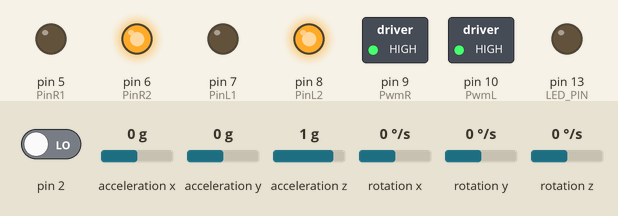
This sketch was run on a simulated Arduino Uno, built with avr-gcc and run on an emulated ATmega328P. Parts: switched loads named in the sketch (green lamp = pin HIGH), output pins drawn as LEDs (lit = HIGH). Inputs (shaded band) come from the test bench; at power-on: acceleration y 0 g, acceleration z 1 g, pin 2 LOW, acceleration x 0 g, rotation x 0 °/s, rotation y 0 °/s, rotation z 0 °/s. The sensor or clock chip raises its interrupt line as the real part does; what the sketch prints to the serial monitor is not drawn.

Above: at 1.7 s.
1.8 s: acceleration y set to 0.8 g
At 2.5 s:
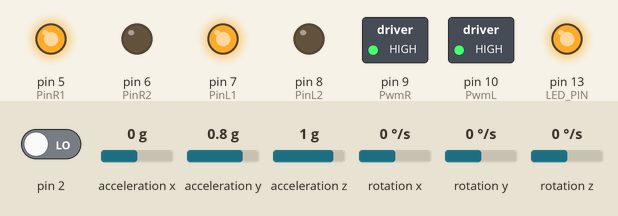
3.3 s: acceleration y set to 0 g
At 3.7 s:
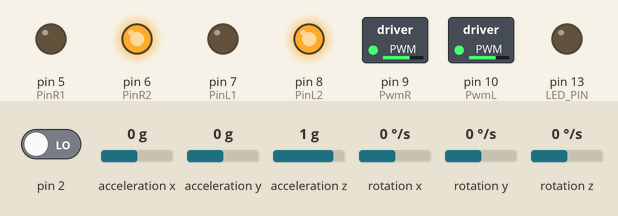
5.2 s: acceleration z set to 0.1 g
6.7 s: acceleration z set to -0.2 g
At 7.4 s:
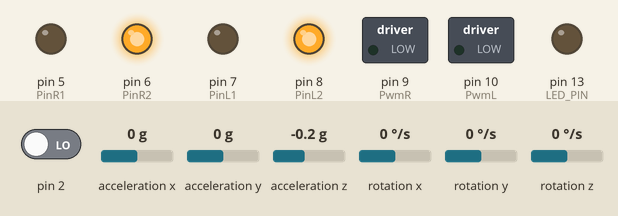
8.2 s: acceleration y set to -1.4 g
At 9.5 s:
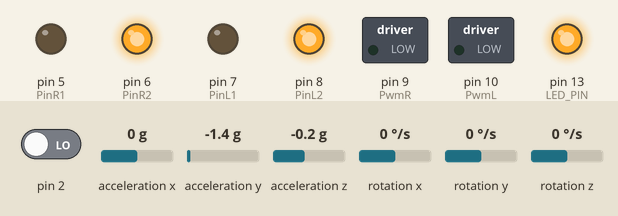
11.2 s: acceleration y set to -0.1 g
12.9 s: acceleration y set to 0.2 g
At 15.2 s:
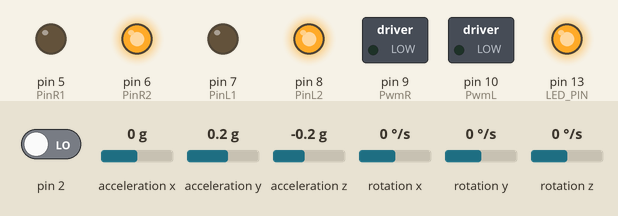
Timing chart, 0 to 16.2 s (numbered marks = the images above; inputs shaded):
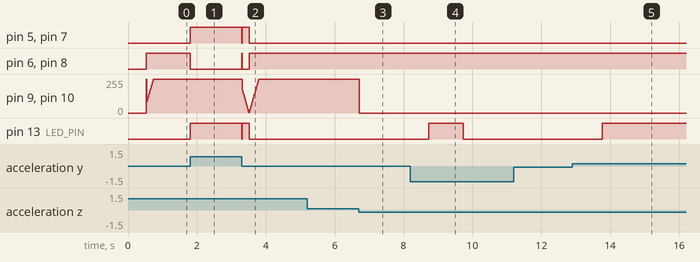

The sketch:

Balancebot.ino
```cpp
#include "I2Cdev.h"

#include "MPU6050_6Axis_MotionApps20.h"

#if I2CDEV_IMPLEMENTATION == I2CDEV_ARDUINO_WIRE
    #include "Wire.h"
#endif


MPU6050 mpu;

#define OUTPUT_READABLE_YAWPITCHROLL

#define LED_PIN 13
bool blinkState = false;

// MPU control/status vars
bool dmpReady = false;  // set true if DMP init was successful
uint8_t mpuIntStatus;   // holds actual interrupt status byte from MPU
uint8_t devStatus;      // return status after each device operation (0 = success, !0 = error)
uint16_t packetSize;    // expected DMP packet size (default is 42 bytes)
uint16_t fifoCount;     // count of all bytes currently in FIFO
uint8_t fifoBuffer[64]; // FIFO storage buffer

// orientation/motion vars
Quaternion q;           // [w, x, y, z]         quaternion container
VectorInt16 aa;         // [x, y, z]            accel sensor measurements
VectorInt16 aaReal;     // [x, y, z]            gravity-free accel sensor measurements
VectorInt16 aaWorld;    // [x, y, z]            world-frame accel sensor measurements
VectorFloat gravity;    // [x, y, z]            gravity vector
float euler[3];         // [psi, theta, phi]    Euler angle container
float ypr[3];           // [yaw, pitch, roll]   yaw/pitch/roll container and gravity vector

// packet structure for InvenSense teapot demo
uint8_t teapotPacket[14] = { '$', 0x02, 0,0, 0,0, 0,0, 0,0, 0x00, 0x00, '\r', '\n' };
//*************************************************************************************************************************************************************************
//                                                 Variables

float OldP = 0;         // Previous value used to calculate change in P //  DELTA P
float P = 0;            //  Proportional component
float I = 0;            //  Integral        just the sum of P over time
float OldI = 0;         //  previous value of I for calculation of Delta I
float D = 0;            //  Differential       D = P - OldP
float bp = -60;         // balance point
float pwm = 0;          // value of Pulse Width Modulation  to ENA ENB
long a = 0;             // L298N to IN 1 to 4
long b = 0;             //
const int PinR1 = 5;    //  arduino  pin 5 to l298  pin IN4
const int PinR2 = 6;    //  arduino  pin 6 to l298  pin IN3
const int PinL1 = 7;    //  arduino  pin 7 to l298  pin IN1
const int PinL2 = 8;    //  arduino  pin 8 to l298  pin IN2
const int PwmR  = 9;    //  arduino  pin 9 to l298  pin ENB
const int PwmL  = 10;   //  arduino  pin 10 to l298  pin ENA
//****************************************************************************************************************************************************


// ================================================================
// ===               INTERRUPT DETECTION ROUTINE                ===
// ================================================================

volatile bool mpuInterrupt = false;     // indicates whether MPU interrupt pin has gone high
void dmpDataReady() {
    mpuInterrupt = true;
}


// ================================================================
// ===                      INITIAL SETUP                       ===
// ================================================================

void setup() {
//*********************************************************************************************************************************************************
// arduino to l298 pins hopefully self explanatory
      pinMode(PinR1,OUTPUT);
      pinMode(PinR2,OUTPUT);
      pinMode(PinL1,OUTPUT);
      pinMode(PinL2,OUTPUT);
//**********************************************************************************************************************************************************
    // join I2C bus (I2Cdev library doesn't do this automatically)
    #if I2CDEV_IMPLEMENTATION == I2CDEV_ARDUINO_WIRE
        Wire.begin();
        TWBR = 24; // 400kHz I2C clock (200kHz if CPU is 8MHz)
    #elif I2CDEV_IMPLEMENTATION == I2CDEV_BUILTIN_FASTWIRE
        Fastwire::setup(400, true);
    #endif

    // initialize serial communication
    Serial.begin(57600);
    while (!Serial); //

    // initialize device
    Serial.println(F("Initializing I2C devices..."));
    mpu.initialize();

    // verify connection
    Serial.println(F("Testing device connections..."));
    Serial.println(mpu.testConnection() ? F("MPU6050 connection successful") : F("MPU6050 connection failed"));


// load and configure the DMP
    Serial.println(F("Initializing DMP..."));
    devStatus = mpu.dmpInitialize();

    // supply your own gyro offsets here, scaled for min sensitivity
 //****************************************************************************************************************************************
 //  use calibration program to get your own values
    mpu.setXGyroOffset(44);//(220);
    mpu.setYGyroOffset(-21);//(76);
    mpu.setZGyroOffset(-30);//(-85);
    mpu.setXAccelOffset(-1875);//(1788); // 1688 factory default for my test chip
    mpu.setYAccelOffset(-1426);
    mpu.setZAccelOffset(2215);
 //****************************************************************************************************************************************
    // make sure it worked (returns 0 if so)
    if (devStatus == 0) {
        // turn on the DMP, now that it's ready
        Serial.println(F("Enabling DMP..."));
        mpu.setDMPEnabled(true);

        // enable Arduino interrupt detection
        Serial.println(F("Enabling interrupt detection (Arduino external interrupt 0)..."));
        attachInterrupt(0, dmpDataReady, RISING);
        mpuIntStatus = mpu.getIntStatus();

        // set our DMP Ready flag so the main loop() function knows it's okay to use it
        Serial.println(F("DMP ready! Waiting for first interrupt..."));
        dmpReady = true;

        // get expected DMP packet size for later comparison
        packetSize = mpu.dmpGetFIFOPacketSize();
    } else {
        // ERROR!
        // 1 = initial memory load failed
        // 2 = DMP configuration updates failed
        // (if it's going to break, usually the code will be 1)
        Serial.print(F("DMP Initialization failed (code "));
        Serial.print(devStatus);
        Serial.println(F(")"));
    }

    // configure LED for output
    pinMode(LED_PIN, OUTPUT);

}


// ================================================================
// ===                    MAIN PROGRAM LOOP                     ===
// ================================================================

void loop() {
    // if programming failed, don't try to do anything
    if (!dmpReady) return;

    // wait for MPU interrupt or extra packet(s) available
    while (!mpuInterrupt && fifoCount < packetSize) {
        // other program behavior stuff here


     }

    // reset interrupt flag and get INT_STATUS byte
    mpuInterrupt = false;
    mpuIntStatus = mpu.getIntStatus();

    // get current FIFO count
    fifoCount = mpu.getFIFOCount();

    // check for overflow (this should never happen unless our code is too inefficient)
    if ((mpuIntStatus & 0x10) || fifoCount == 1024) {
        // reset so we can continue cleanly
        mpu.resetFIFO();
        Serial.println(F("FIFO overflow!"));

    // otherwise, check for DMP data ready interrupt (this should happen frequently)
    } else if (mpuIntStatus & 0x02) {
        // wait for correct available data length, should be a VERY short wait
        while (fifoCount < packetSize) fifoCount = mpu.getFIFOCount();

        // read a packet from FIFO
        mpu.getFIFOBytes(fifoBuffer, packetSize);

        // track FIFO count here in case there is > 1 packet available
        // (this lets us immediately read more without waiting for an interrupt)
        fifoCount -= packetSize;

        #ifdef OUTPUT_READABLE_YAWPITCHROLL
          // display Euler angles in degrees
          mpu.dmpGetQuaternion(&q, fifoBuffer);
          mpu.dmpGetGravity(&gravity, &q);
          mpu.dmpGetYawPitchRoll(ypr, &q, &gravity);


//*********************************************************************************************************************************************************************
//
// PID control based on Pseudocode from https://en.wikipedia.org/wiki/PID_controller
// and the balance point idea from https://www.youtube.com/user/jmhrvy1947

          OldP =P;                     // save value of P
          P = (ypr[2] * 1000) + bp;    // update P from MPU add bp to correct for balance
          OldI = I;                    // save old I
          I = I + (P * 0.05) ;
          I = I + ((I - OldI)*2  );     // calulate new I
          if( I >  250 ) I =  250;           // LIMIT  Stop I building up too high
          if( I < -250 ) I = -250;           // or too low value
          D = P - OldP;                      //  D differential   change in P
          pwm = ( P * 1 ) + ( I  ) + ( D * 10 ) ; // P I D

          a = 0;
          b = 0;
          if(pwm < 0){
            a = 0;
            b = 1;
             bp = bp - 0.01;
            digitalWrite(13, 0);
          }
          if(pwm > 0){
            a = 1;
            b = 0;
            bp = bp + 0.01;
            digitalWrite(13, 1);
          }
          /////////////////////////////
          // remove sign from PWM as - value has no meaning
          pwm  = abs(pwm);
          if ( pwm < 0) pwm = 0;
          if ( pwm > 255) pwm = 255;

            if(abs(ypr[2]) < abs(1.1)){
              analogWrite(PwmR, pwm);
              digitalWrite(PinR1, a);
              digitalWrite(PinR2 ,b);

              analogWrite(PwmL ,pwm);
              digitalWrite(PinL1 ,a);
              digitalWrite(PinL2 ,b);
              }
           else{
              analogWrite(PwmR , 0);
              analogWrite(PwmL , 0);
              I = 0;
              bp = -98;
              delay(1000);
           }

 //********************************************************************************************************************************************************
        #endif
    }
}
```

Measured:
- the behaviour switches between 0 and -0.1 g on acceleration z (found by bisection; images 2 and 3)
- after the input at 1.8 s, pin 5 (PinR1), pin 7 (PinL1), pin 13 (LED_PIN): LOW → HIGH at once; pin 6 (PinR2), pin 8 (PinL2): HIGH → LOW at once
- after the input at 3.3 s, pin 5 (PinR1), pin 7 (PinL1), pin 13 (LED_PIN): HIGH → LOW at once, → HIGH 0.01 s later, → LOW 0.20 s later; pin 6 (PinR2), pin 8 (PinL2): LOW → HIGH at once, → LOW 0.01 s later, → HIGH 0.20 s later
- after the input at 5.2 s, every drawn part: stays the same
- after the input at 6.7 s, pin 9 (PwmR), pin 10 (PwmL): 255/255 → 0/255 at once
- after the input at 8.2 s, pin 13 (LED_PIN): LOW → HIGH after 0.53 s, → LOW 1.0 s later
- after the input at 11.2 s, every drawn part: stays the same
- after the input at 12.9 s, pin 13 (LED_PIN): LOW → HIGH after 0.87 s
